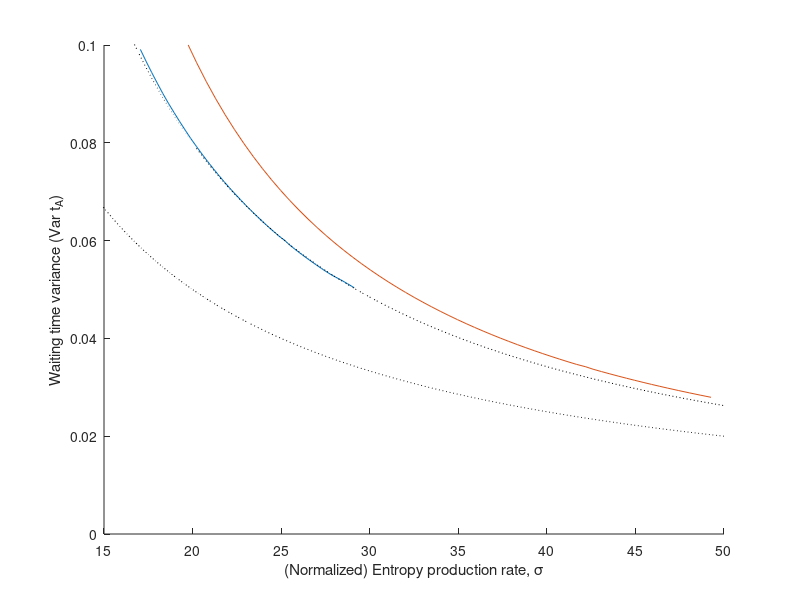

Here is the MATLAB script that generated this plot:
% Creates the plot for figure 2.
addpath('Code')
addpath('Data')

hold on

% Results from full numerical minimization
load cont_sys
plot(sig_est(:,13),sig_est(:,1)-1,'-')

% results from delta-function minimization.
load delta_sweep
plot(sig_est(:,2),sig_est(:,1)-1,'-')

% Asymptotics from analytical calculation
s = linspace(12,52,400);
plot(s,1 ./s,'k:' )
plot(s,1 ./s + 4*log(s) ./ (s.^2),'k:')

xlim([15,50])
ylim([0,0.1])
xlabel('(Normalized) Entropy production rate, \sigma')
ylabel('Waiting time variance (Var t_A)')

saveas(gcf,'AsymptoticComparison.pdf')